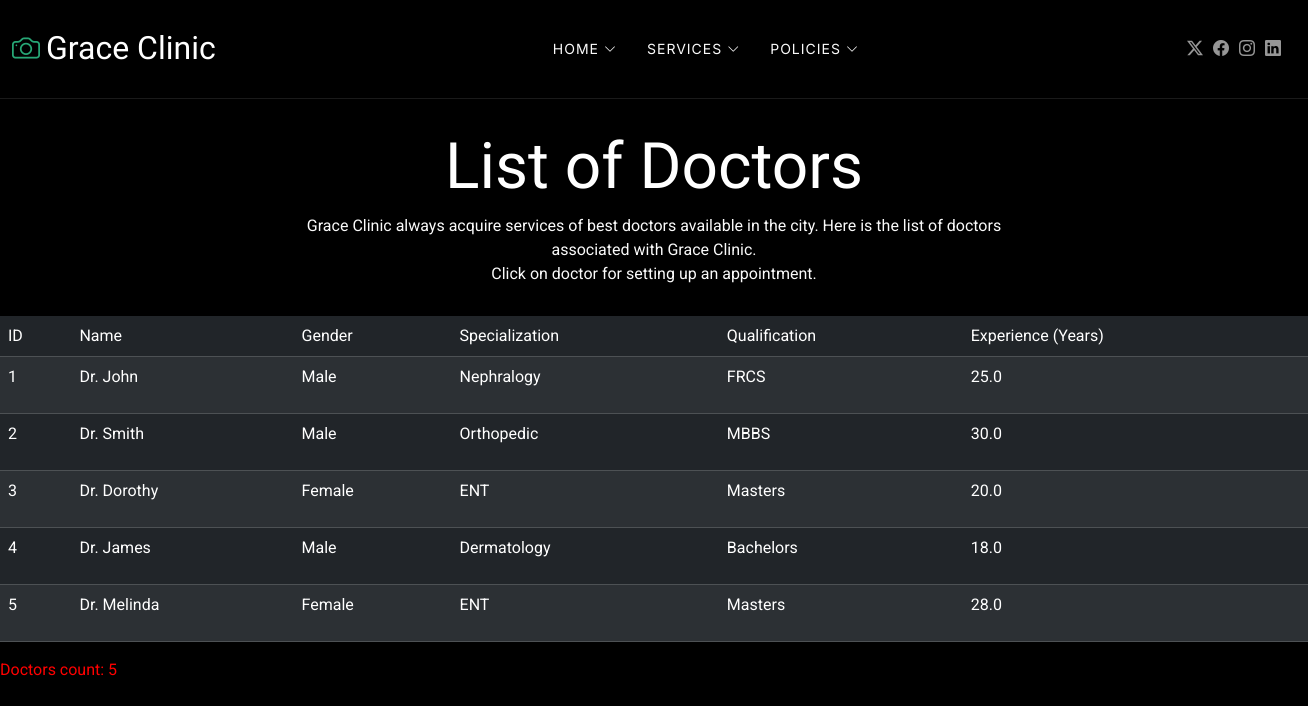
Page /doctors on the committed database.
### tables this page shows
CREATE TABLE "doctors" (
	"doctor_id"	INTEGER,
	"full_name"	TEXT NOT NULL,
	"specialization"	TEXT NOT NULL,
	"qualification"	TEXT,
	"experience_years"	REAL,
	"gender"	TEXT,
	"consultation_fee"	INTEGER,
	"active"	INTEGER,
	"created_by"	INTEGER NOT NULL,
	"created_date"	TEXT NOT NULL,
	"updated_by"	INTEGER,
	"updated_date"	TEXT,
	PRIMARY KEY("doctor_id","full_name","gender")
);

### doctors/routes.py (the view)
@doctor_bp.route("/doctors")
def doctor_list():
    doctors = get_all_doctors()
    return render_template("doctors/doctor-list.html", doctors=doctors)

### doctors/services.py (called while the page is built)
def get_all_doctors():
    con = sqlite3.connect(DB_PATH)
    con.row_factory = sqlite3.Row
    cur = con.cursor()
    doctors = cur.execute(
        "SELECT doctor_id, full_name, gender, specialization, qualification, experience_years FROM doctors"
    ).fetchall()
    con.close()
    return doctors

### templates/doctors/doctor-list.html
{% extends "base.html" %}
{% block content %}
    <div class="page-title">
        <div class="heading">
            <div class="container">
                <div class="row d-flex justify-content-center text-center">
                    <div class="col-lg-8">
                        <h1>List of Doctors</h1>
                        <p class="mb-0">Grace Clinic always acquire services of best doctors available in the city. Here is the list of doctors associated with Grace Clinic.</p>
                        <p class="mb-0">Click on doctor for setting up an appointment.</p>
                    </div>
                </div>
            </div>
      </div>
    </div>
        <table class="table table-striped table-dark">
            <thead class="table-header-cus">
                <tr>
                    <td>ID</td>
                    <td>Name</td>
                    <td>Gender</td>
                    <td>Specialization</td>
                    <td>Qualification</td>
                    <td>Experience (Years)</td>
                </tr>
            </thead>
            <tbody>
                {% for doctor in doctors %}
                <tr>
                    <td onclick="window.location='{{ url_for('doctors.doctor_detail', doctor_id=doctor.doctor_id) }}'" style="cursor:pointer;"><p>{{ doctor.doctor_id }}</p></td>
                    <td onclick="window.location='{{ url_for('doctors.doctor_detail', doctor_id=doctor.doctor_id) }}'" style="cursor:pointer;"><p>{{ doctor.full_name }}</p></td>
                    <td><p>{{ doctor.gender }}</p></td>
                    <td><p>{{ doctor.specialization }}</p></td>
                    <td><p>{{ doctor.qualification }}</p></td>
                    <td><p>{{ doctor.experience_years }}</p></td>
                </tr>
                {% endfor %}
            </tbody>
        </table>
        <p style="color:red;">
            Doctors count: {{ doctors | length }}
        </p>
{% endblock %}

### static/css/main.css (style rules this page uses)
:root { --default-font: "Roboto", system-ui, -apple-system, "Segoe UI", Roboto, "Helvetica Neue", Arial, "Noto Sans", "Liberation Sans", sans-serif, "Apple Color Emoji", "Segoe UI Emoji", "Segoe UI Symbol", "Noto Color Emoji"; --heading-font: "Cardo", sans-serif; --nav-font: "Inter", sans-serif; }
:root { --background-color: #000000; --default-color: #fafafa; --heading-color: #ffffff; --accent-color: #27a776; --surface-color: #1a1a1a; --contrast-color: #ffffff; }
:root { --nav-color: rgba(255, 255, 255, 0.5); --nav-hover-color: #ffffff; --nav-mobile-background-color: #1a1a1a; --nav-dropdown-background-color: #1a1a1a; --nav-dropdown-color: rgba(255, 255, 255, 0.5); --nav-dropdown-hover-color: #ffffff; }
:root { scroll-behavior: smooth; }
body { color: var(--default-color); background-color: var(--background-color); font-family: var(--default-font); }
h1, h2, h3, h4, h5, h6 { color: var(--heading-color); font-family: var(--heading-font); }
.page-title { color: var(--default-color); background-color: var(--background-color); position: relative; }
.page-title .heading { padding: 30px 0; border-top: 1px solid color-mix(in srgb, var(--default-color), transparent 90%); }
.page-title .heading h1 { font-size: 64px; font-weight: 400; }

### rows in the picture
doctors: doctor_id "1", full_name "Dr. John", gender "Male", specialization "Nephralogy", qualification "FRCS", experience_years "25.0"
doctors: doctor_id "2", full_name "Dr. Smith", gender "Male", specialization "Orthopedic", qualification "MBBS", experience_years "30.0"
doctors: doctor_id "3", full_name "Dr. Dorothy", gender "Female", specialization "ENT", qualification "Masters", experience_years "20.0"
doctors: doctor_id "4", full_name "Dr. James", gender "Male", specialization "Dermatology", qualification "Bachelors", experience_years "18.0"
doctors: doctor_id "5", full_name "Dr. Melinda", gender "Female", specialization "ENT", qualification "Masters", experience_years "28.0"

### other values in the picture
{{ doctors | length }} "5"
